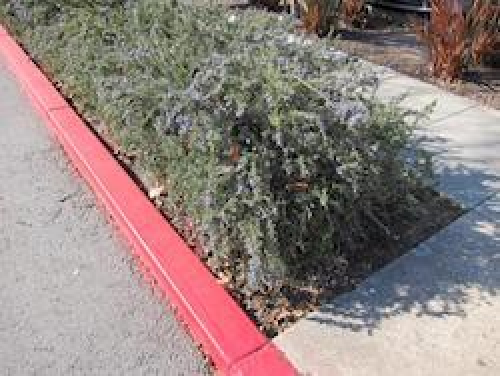
#> input picture images/curb.png, 500 x 376 px
$ python curb_repair.py
#> lines starting #> are read from the running program, lines starting #| are printed output that depends on the picture
### simpleimage.py
#!/usr/bin/env python3

"""
Stanford CS106AP SimpleImage
Nick Parlante, Sonja Johnson-Yu, and Nick Bowman
 -6/2019 version has file reading, pix, and foreach iterator

SimpleImage Features:
Create image:
    image = SimpleImage.blank(400, 200)   # create new image of size
    image = SimpleImage('foo.jpg')        # create from file

Access size
    image.width, image.height

Iterate over all pixels:
    for pixel in image:
        #do something with pixel

Get pix at x,y
    pix = image.get_pix(x, y)
    # pix is RGB tuple like (100, 200, 0)

Set pix at x,y
    image.set_pix(x, y, pix)   # set data by tuple also

Get Pixel object at x,y
    pixel = image.get_pixel(x, y)
    pixel.red = 0
    pixel.blue = 255

Show image on screen
    image.show()

The main() function below demonstrates the above functions as a test.
"""

import sys
# If the following line fails, "Pillow" needs to be installed
from PIL import Image


def clamp(num):
    """
    Return a "clamped" version of the given num,
    converted to be an int limited to the range 0..255 for 1 byte.
    """
    num = int(num)
    if num < 0:
        return 0
    if num >= 256:
        return 255
    return num


class Pixel(object):
    """
    A pixel at an x,y in a SimpleImage.
    Supports set/get .red .green .blue
    and get .x .y
    """
    def __init__(self, image, x, y):
        self.image = image
        self._x = x
        self._y = y

    def __str__(self):
        return 'r:' + str(self.red) + ' g:' + str(self.green) + ' b:' + str(self.blue)

    # Pillow image stores each pixel color as a (red, green, blue) tuple.
    # So the functions below have to unpack/repack the tuple to change anything.

    @property
    def red(self):
        return self.image.px[self._x, self._y][0]

    @red.setter
    def red(self, value):
        rgb = self.image.px[self._x, self._y]
        self.image.px[self._x, self._y] = (clamp(value), rgb[1], rgb[2])

    @property
    def green(self):
        return self.image.px[self._x, self._y][1]

    @green.setter
    def green(self, value):
        rgb = self.image.px[self._x, self._y]
        self.image.px[self._x, self._y] = (rgb[0], clamp(value), rgb[2])

    @property
    def blue(self):
        return self.image.px[self._x, self._y][2]

    @blue.setter
    def blue(self, value):
        rgb = self.image.px[self._x, self._y]
        self.image.px[self._x, self._y] = (rgb[0], rgb[1], clamp(value))

    @property
    def x(self):
        return self._x

    @property
    def y(self):
        return self._y


# color tuples for background color names 'red' 'white' etc.
BACK_COLORS = {
    'white': (255, 255, 255),
    'black': (0, 0, 0),
    'red': (255, 0, 0),
    'green': (0, 255, 0),
    'blue': (0, 0, 255),
}


class SimpleImage(object):
    def __init__(self, filename, width=0, height=0, back_color=None):
        """
        Create a new image. This case works: SimpleImage('foo.jpg')
        To create a blank image use SimpleImage.blank(500, 300)
        The other parameters here are for internal/experimental use.
        """
        # Create pil_image either from file, or making blank
        if filename:
            self.pil_image = Image.open(filename).convert("RGB")
            if self.pil_image.mode != 'RGB':
                raise Exception('Image file is not RGB')
            self._filename = filename  # hold onto
        else:
            if not back_color:
                back_color = 'white'
            color_tuple = BACK_COLORS[back_color]
            if width == 0 or height == 0:
                raise Exception('Creating blank image requires width/height but got {} {}'
                                .format(width, height))
            self.pil_image = Image.new('RGB', (width, height), color_tuple)
        self.px = self.pil_image.load()
        size = self.pil_image.size
        self._width = size[0]
        self._height = size[1]
        self.curr_x = 0
        self.curr_y = 0

    def __iter__(self):
        return self

    def __next__(self):
        if self.curr_x < self.width and self.curr_y < self.height:
            x = self.curr_x
            y = self.curr_y
            self.increment_curr_counters()
            return Pixel(self, x, y)
        else:
            self.curr_x = 0
            self.curr_y = 0
            raise StopIteration()

    def increment_curr_counters(self):
        self.curr_x += 1
        if self.curr_x == self.width:
            self.curr_x = 0
            self.curr_y += 1

    # [9 lines left out: functions blank, file, not called in this run]

    @property
    def width(self):
        """Width of image in pixels."""
        return self._width

    @property
    def height(self):
        """Height of image in pixels."""
        return self._height

    # [25 lines left out: functions get_pixel, set_pixel, set_rgb, not called in this run]

    def get_pix(self, x, y):
        """Get pix RGB tuple (200, 100, 50) for the given x,y."""
        return self.px[x, y]

    def set_pix(self, x, y, pix):
        """Set the given pix RGB tuple into the image at the given x,y."""
        self.px[x, y] = pix

    def show(self):
        """Displays the image using an external utility."""
        self.pil_image.show()

    # [39 lines left out: functions make_as_big_as, main, not called in this run]


# [2 lines that do not run on import are left out]

### curb_repair.py
"""
File: curb_repair.py
Name: Doris
-------------------------------
This program shows how to detect red pixels
of curb and change them into gray scale, making
the curb area be considered as an available parking space!
"""


from simpleimage import SimpleImage

THRESHOLD = 1.123


def main():
    img = SimpleImage("images/curb.png")
    for pixel in img:
        avg = (pixel.red + pixel.green + pixel.blue)//3
        if pixel.red > avg*THRESHOLD:
            # Gray
            pixel.red = avg
            pixel.green = avg
            pixel.blue = avg
    img.show()
#> in show, `self.pil_image.show()`:
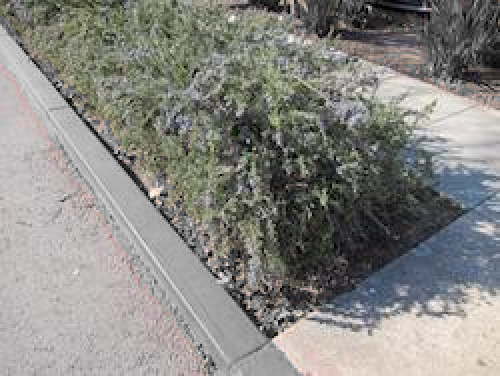
#> shown: PIL image 500x376 RGB; mean R, G, B 136, 135.2, 131.2


# ----- DO NOT MODIFY CODE BELOW THIS LINE ----- #
if __name__ == '__main__':
    main()

$ run again, with images/dandelion.png copied over images/curb.png
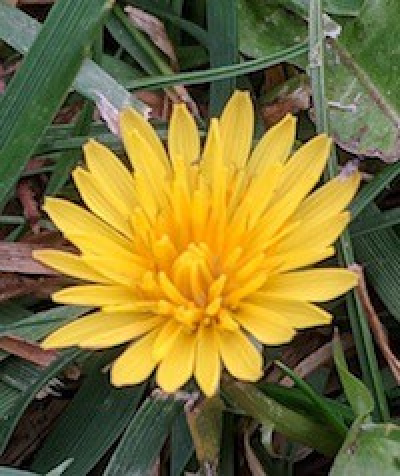
#> input picture images/dandelion.png, 400 x 476 px
#> in show, `self.pil_image.show()`:
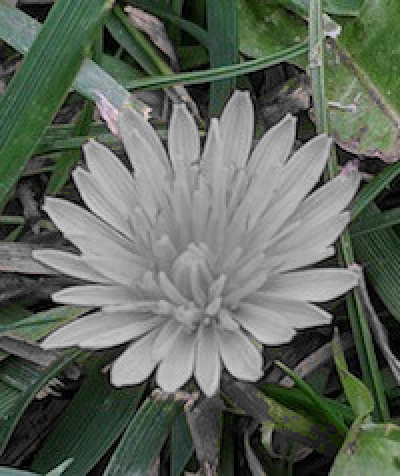
#> shown: PIL image 400x476 RGB; mean R, G, B 95.2, 103.5, 92.9

$ run again, with images/greenland-fire.png copied over images/curb.png
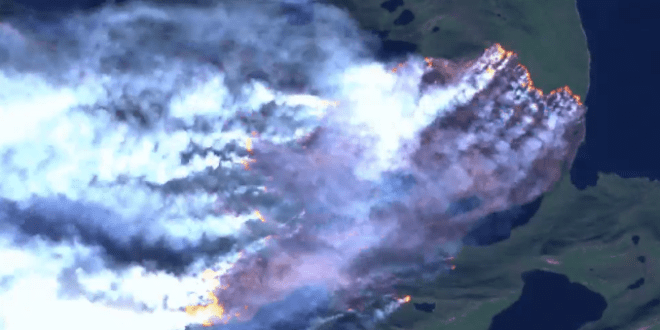
#> input picture images/greenland-fire.png, 660 x 330 px
#> in __init__, self.pil_image is the input picture: PIL image 660x330 RGB; mean R, G, B 115, 132.5, 167.3
#> in show, `self.pil_image.show()`:
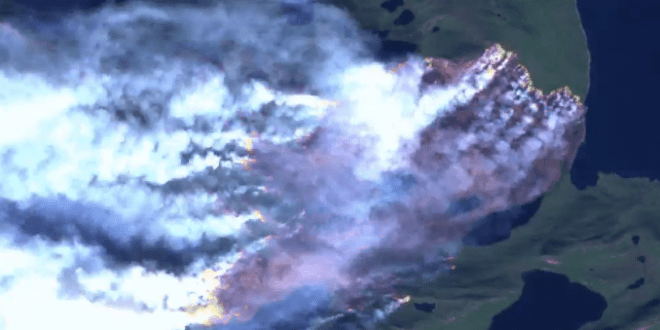
#> shown: PIL image 660x330 RGB; mean R, G, B 114.8, 132.5, 167.4
